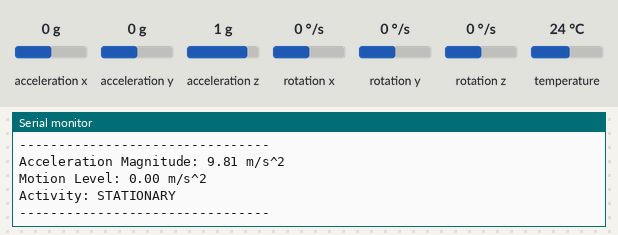
A sketch run on a simulated ESP32. Parts: the last lines printed to the serial monitor. Inputs (shaded band) come from the test bench; at power-on: acceleration x 0 g, acceleration y 0 g, acceleration z 1 g, rotation x 0 °/s, rotation y 0 °/s, rotation z 0 °/s, temperature 24 °C.

Above: at 1.3 s.
1.4 s: acceleration x set to -1.4 g
At 1.9 s:
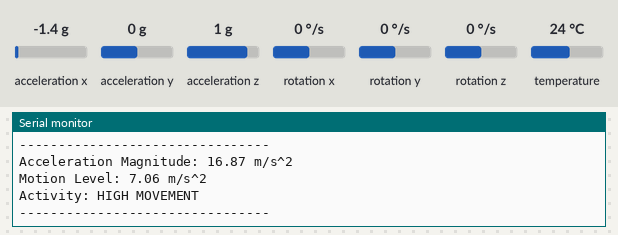
3.5 s: acceleration x set to 0.3 g
At 4.0 s:
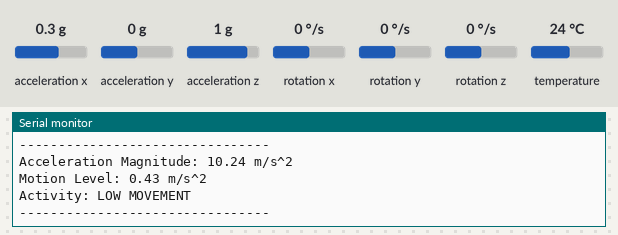
5.5 s: acceleration y set to 0.3 g
At 6.0 s:
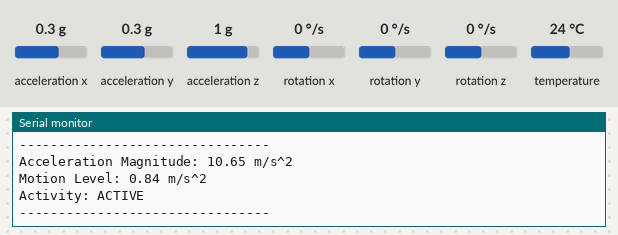
7.5 s: acceleration z set to -1.4 g
At 8.0 s:
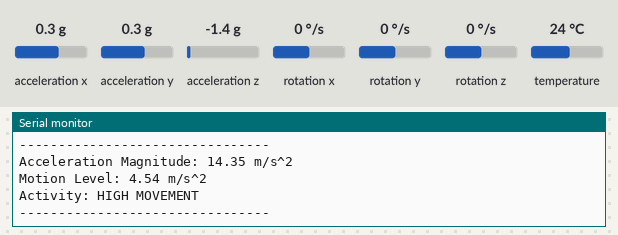
Timing chart, 0 to 10.0 s (numbered marks = the images above; inputs shaded):
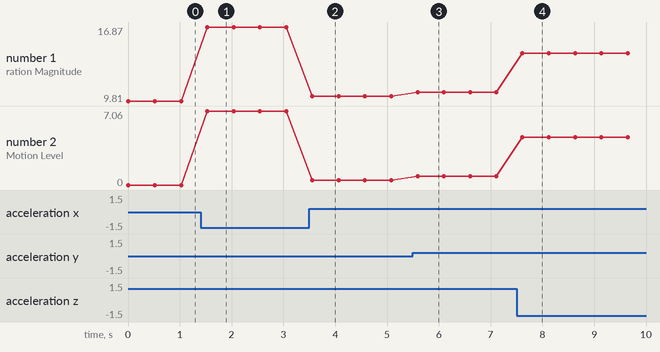

Measured:
- after the input at 1.4 s, the serial monitor: prints a new line after 0.13 s (image 1)
- after the input at 3.5 s, the serial monitor: prints a new line after 0.06 s (image 2)
- after the input at 5.5 s, the serial monitor: prints a new line after 0.09 s (image 3)
- after the input at 7.5 s, the serial monitor: prints a new line after 0.12 s (image 4)
- plotted number 1: 9.81 → 16.87 after the input at 1.4 s, 16.87 → 10.24 after the input at 3.5 s, 10.24 → 10.65 after the input at 5.5 s, 10.65 → 14.35 after the input at 7.5 s
- plotted number 2: 0 → 7.06 after the input at 1.4 s, 7.06 → 0.43 after the input at 3.5 s, 0.43 → 0.84 after the input at 5.5 s, 0.84 → 4.54 after the input at 7.5 s

The sketch:

sketch.ino
```cpp
#include <Wire.h>
#include <Adafruit_MPU6050.h>
#include <Adafruit_Sensor.h>
#include <math.h>

Adafruit_MPU6050 mpu;

void setup() {

  Serial.begin(115200);

  Wire.begin(21, 22);

  Serial.println();
  Serial.println("================================");
  Serial.println("ANIMAL GEOFENCING");
  Serial.println("MPU6050 ACTIVITY TEST");
  Serial.println("================================");

  if (!mpu.begin()) {
    Serial.println("MPU6050 NOT FOUND!");

    while (1) {
      delay(10);
    }
  }

  Serial.println("MPU6050 FOUND!");
  Serial.println();
}

void loop() {

  sensors_event_t acceleration;
  sensors_event_t gyro;
  sensors_event_t temperature;

  mpu.getEvent(&acceleration, &gyro, &temperature);

  // Read acceleration
  float ax = acceleration.acceleration.x;
  float ay = acceleration.acceleration.y;
  float az = acceleration.acceleration.z;

  // Calculate total acceleration
  float totalAcceleration =
      sqrt(ax * ax + ay * ay + az * az);

  // Remove gravity
  float motionAcceleration =
      fabs(totalAcceleration - 9.81);

  // Determine activity level
  String activity;

  if (motionAcceleration < 0.20) {
    activity = "STATIONARY";
  }
  else if (motionAcceleration < 0.75) {
    activity = "LOW MOVEMENT";
  }
  else if (motionAcceleration < 1.50) {
    activity = "ACTIVE";
  }
  else {
    activity = "HIGH MOVEMENT";
  }

  // Display results
  Serial.print("Acceleration Magnitude: ");
  Serial.print(totalAcceleration);
  Serial.println(" m/s^2");

  Serial.print("Motion Level: ");
  Serial.print(motionAcceleration);
  Serial.println(" m/s^2");

  Serial.print("Activity: ");
  Serial.println(activity);

  Serial.println("--------------------------------");

  delay(500);
}
```
